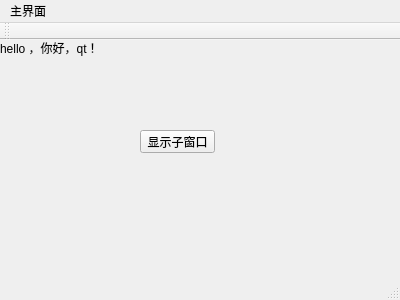
<?xml version="1.0" encoding="UTF-8"?>
<ui version="4.0">
 <class>MainWindow</class>
 <widget class="QMainWindow" name="MainWindow">
  <property name="geometry">
   <rect>
    <x>0</x>
    <y>0</y>
    <width>400</width>
    <height>300</height>
   </rect>
  </property>
  <property name="windowTitle">
   <string>MainWindow</string>
  </property>
  <widget class="QWidget" name="centralWidget">
   <widget class="QLabel" name="label">
    <property name="geometry">
     <rect>
      <x>0</x>
      <y>0</y>
      <width>111</width>
      <height>16</height>
     </rect>
    </property>
    <property name="text">
     <string>hello ，你好，qt！</string>
    </property>
   </widget>
   <widget class="QPushButton" name="showChildButton">
    <property name="geometry">
     <rect>
      <x>140</x>
      <y>90</y>
      <width>75</width>
      <height>23</height>
     </rect>
    </property>
    <property name="text">
     <string>显示子窗口</string>
    </property>
   </widget>
  </widget>
  <widget class="QMenuBar" name="menuBar">
   <property name="geometry">
    <rect>
     <x>0</x>
     <y>0</y>
     <width>400</width>
     <height>23</height>
    </rect>
   </property>
   <widget class="QMenu" name="menu">
    <property name="title">
     <string>主界面</string>
    </property>
   </widget>
   <addaction name="menu"/>
  </widget>
  <widget class="QToolBar" name="mainToolBar">
   <attribute name="toolBarArea">
    <enum>TopToolBarArea</enum>
   </attribute>
   <attribute name="toolBarBreak">
    <bool>false</bool>
   </attribute>
  </widget>
  <widget class="QStatusBar" name="statusBar"/>
 </widget>
 <layoutdefault spacing="6" margin="11"/>
 <resources/>
 <connections/>
</ui>
